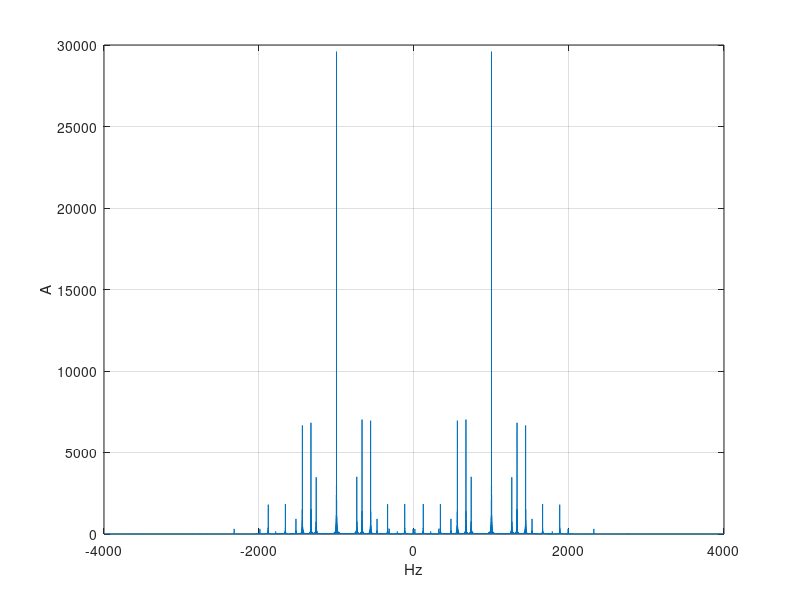

This chart was generated by the following MATLAB code:
%% Cleaner
clc
%% P1

La = 440;
Do = 261.63;
Mi = 329.63;
FF = 8000;
t1 = 0:1/FF:2;
t2 = 2:1/FF:3; 
t3 = 3:1/FF:5;
tt = [t1 t2 t3];
x1 = sin(2*pi*La*t1);
x2 = sin(2*pi*Do*t2);
x3 = sin(2*pi*Mi*t3);
s = [x1 x2 x3];

%% Reproduccion

sound(s,FF)

%% time

plot(tt,s) % modificar el FF +- =400

%% frecuency 

yf = abs(fftshift(fft(s)));
L=length(yf);
f = FF*((-L/2):((L-1)/2))/L;
plot(f,yf)
grid on
xlabel('Hz')
ylabel('A')

%% P2

beta = 1;
fm = La;
fc = 1000;
Ac = 2;
deltaf = beta*fm;
for i=1:length(tt)
    sfm(i) = Ac*cos(2*pi*fc*tt(i) + (beta)*s(i));
end

%%

yf = abs(fftshift(fft(sfm)));
L=length(yf);
f = FF*((-L/2):((L-1)/2))/L;
plot(f,yf)
grid on 
xlabel('Hz')
ylabel('A')

%%

deltaf  = (beta - 2*fm)/2;

